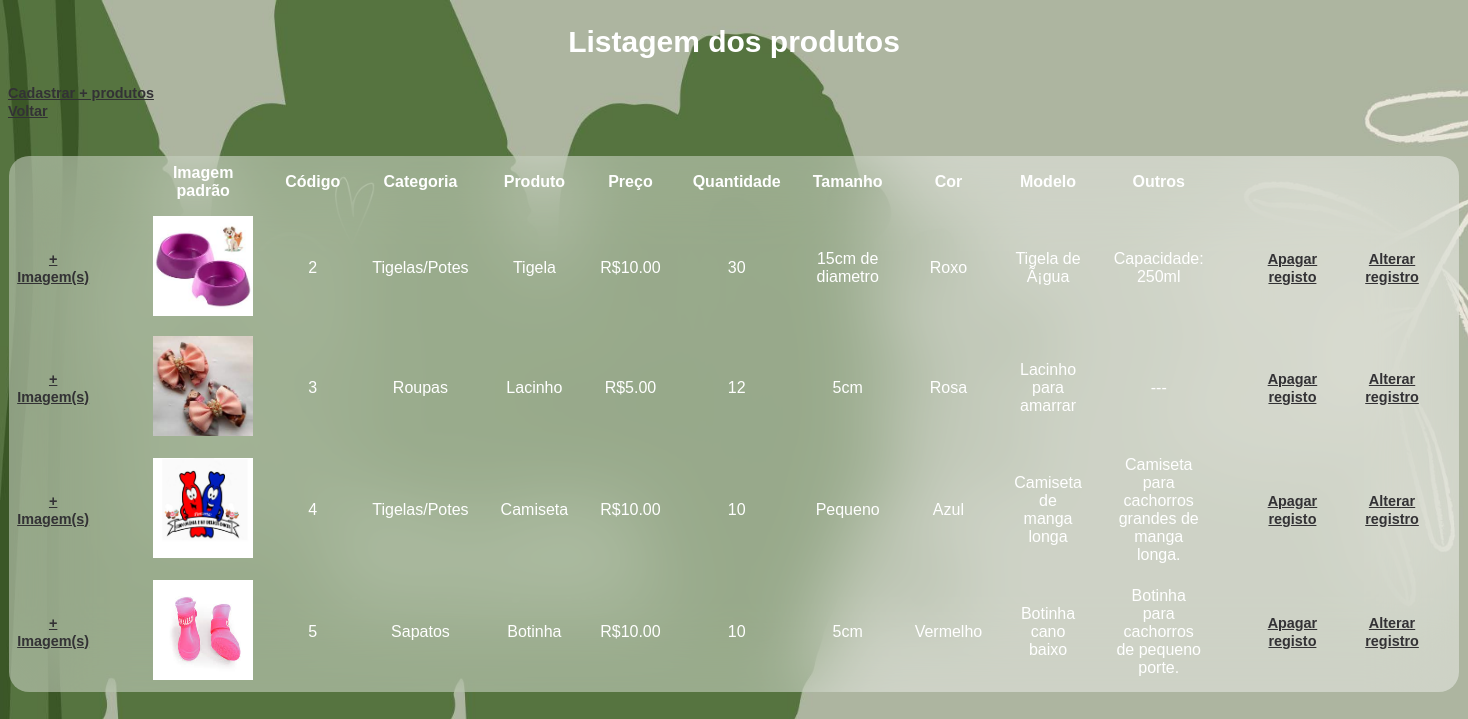
The app's page /adm/produtos/produtos/listagem/pro.php with its own data.
### tables this page shows
CREATE TABLE produto(
    id_pro INT PRIMARY KEY NOT NULL AUTO_INCREMENT,
    id_cat INT,
    prod VARCHAR(50),
    preco DECIMAL(10,2),
    qtd int,
    tamanho VARCHAR(30),
    cor VARCHAR(20),
    modelo VARCHAR(100),
    outros VARCHAR(100),
    img_pro VARCHAR(100),

    	 
		FOREIGN KEY (id_cat)REFERENCES categoria (id_cat)
		
);

CREATE TABLE categoria (
	id_cat INT  PRIMARY KEY NOT NULL AUTO_INCREMENT,
	nome_cat VARCHAR(50)
);

### adm/produtos/produtos/listagem/pro.php (the view, shortened to what this page needs)
<!DOCTYPE html>
<html lang="en">
<head>
</head>
<body>
    <h2> Listagem dos produtos </h2>
    <div>
    <a href="../cadastro/form.php"> Cadastrar + produtos </a><br>
    <a href="../pg02.html"> Voltar</a> </div>
    <br> <br>
<?php
    include_once("../../../../conexaoBD.php");
    $sql= "SELECT  id_pro AS cod, nome_cat AS categoria, prod AS produto, preco, qtd AS quantidade, tamanho, cor, modelo, outros,img_pro
                FROM produto p
	            INNER JOIN categoria cat ON p.id_cat = cat.id_cat";
    $instrucao= $conexao->query($sql) or die("Falha na execução do códigdo SQL: ". mysqli_error($conexao));
     echo "
    <table>
        <tr>
            <th align='center'></th>
            <th></th>
            <th></th>
            <th></th>
            <th align='center'>Imagem padrão</th>
            <th> </th>
            <th align='center'>Código</th>
            <th> </th>
            <th align='center'>Categoria</th>
            <th></th>
            <th align='center'>Produto</th>
            <th></th>
            <th align='center'>Preço</th>
            <th></th>
            <th align='center'>Quantidade</th>
            <th></th>
            <th align='center'>Tamanho</th>
            <th></th>
            <th align='center'>Cor</th>
            <th></th>
            <th align='center'>Modelo</th>
            <th></th>
            <th align='center'>Outros</th>
            <th></th>
            <th></th>
            <th></th>
            <th align='center'></th>
            <th></th>
            <th></th>
            <th></th>
            <th></th>
            <th></th>
        </tr>";
    foreach ($instrucao as $exibe)
    {
        echo "
        <tr>
            <td align='center'><a href='../../../../imagens_pro/pg03.php?&id=".$exibe['cod']."'> + Imagem(s)</a></td>
            <td></td>
            <td></td>
            <td></td>
            <td align='center'><a href='../cadastro/pg04.php?&codigo=".$exibe['cod']."'><img src=".$exibe['img_pro']." alt='Imagem padrão' width='100px' height='100px'></a></td>
            <td></td>
            <td align='center'>".$exibe['cod']."</td>
            <td></td>
            <td align='center'>".$exibe['categoria']."</td>
            <td></td>
            <td align='center'>".$exibe['produto']."</td>
            <td></td>
            <td align='center'>R$".$exibe['preco']."</td>
            <td></td>
            <td align='center'>".$exibe['quantidade']."</td>
            <td></td>
            <td align='center'>".$exibe['tamanho']."</td>
            <td></td>
            <td align='center'>".$exibe['cor']."</td>
            <td></td>
            <td align='center'>".$exibe['modelo']."</td>
            <td></td>
            <td align='center'>".$exibe['outros']."</td>
            <td></td>
            <td></td>
            <td></td>
            <td align='center'><a href='../delete/delete.php?&codigo=".$exibe['cod']."'>Apagar registo</a></td>
            <td></td>
            <td></td>
            <td align='center'><a href='../update/alter.php?&codigo=".$exibe['cod']."'>Alterar registro </a></td>
        </tr>
        ";
    }
    echo"</table>";
?>
</body>
</html>

### adm/produtos/produtos/listagem/pro.php (style rules this page uses)
body { background-size:1500px 900px; background-image:url(../../../../index/imgs/fundo1.jpg); background-position: cr ; background-repeat: no-repeat; color:white ; }
* { box-sizing: border-box; font-family: 'Poppins', sans-serif; }
a { font-family: 'Poppins', sans-serif; font-size: 0.9rem; font-size: 0.9rem; font-weight:600; color:#333235; }
table, th, td { padding: 8px; width: 50%; top:auto; }
h2 { font-size: 30px; text-align: center; }
table { border-collapse: collapse; margin: auto; border-radius:20px; background-color: rgba(255, 255, 255, 0.4); backdrop-filter: blur(40px); }
th { font-weight: bold; }

### records on screen
produto: img_pro (picture), id_pro "2", id_cat.nome_cat "Tigelas/Potes", prod "Tigela", preco "10.00", qtd "30", tamanho "15cm de diametro", cor "Roxo", modelo "Tigela de Ã¡gua", outros "Capacidade: 250ml"
produto: img_pro (picture), id_pro "3", id_cat.nome_cat "Roupas", prod "Lacinho", preco "5.00", qtd "12", tamanho "5cm", cor "Rosa", modelo "Lacinho para amarrar", outros "---"
produto: img_pro (picture), id_pro "4", id_cat.nome_cat "Tigelas/Potes", prod "Camiseta", preco "10.00", qtd "10", tamanho "Pequeno", cor "Azul", modelo "Camiseta de manga longa", outros "Camiseta para cachorros grandes de manga longa."
produto: img_pro (picture), id_pro "5", id_cat.nome_cat "Sapatos", prod "Botinha", preco "10.00", qtd "10", tamanho "5cm", cor "Vermelho", modelo "Botinha cano baixo", outros "Botinha para cachorros de pequeno porte."
